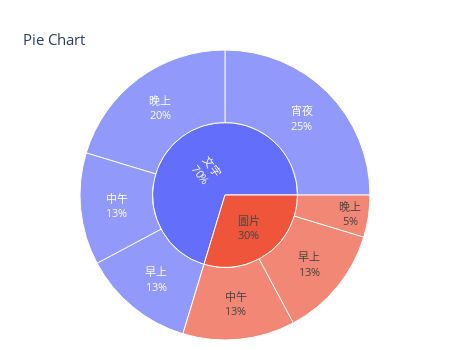

Notebook code for this chart:
### Code cell
df2=Demo.groupby(['訊息類型','時段']).agg({"時間":'count'}).reset_index()
df2=pd.merge(df2,df2.groupby(['時段'])['時間'].apply(np.sum).to_frame("total_count").reset_index())
df2['count'] = df2["時間"]/df2["total_count"]
#https://plotly.com/python/sunburst-charts/#basic-sunburst-plot-with-plotlyexpress



fig2 = px.sunburst(df2, path=['訊息類型','時段'], values='count').update_traces(hovertemplate = '%{label}<br>' + '次數: %{value}', textinfo = "label + percent entry",sort=True)
fig2.update_layout(title_text="<b> </b><br>Pie Chart", font_size=11,width=450,height=350,margin=dict(t=50,r=0, b=10,l=0))
fig2.show()
#Support System

### Figure 1 — Plotly figure (JSON) as saved in the notebook; plotly's stock layout.template omitted (floating-point values rounded to 4 significant figures)
{"data": [{"branchvalues": "total", "domain": {"x": [0, 1], "y": [0, 1]}, "hovertemplate": "%{label}<br>次數: %{value}", "ids": ["圖片/中午", "文字/中午", "文字/宵夜", "圖片/早上", "文字/早上", "圖片/晚上", "文字/晚上", "圖片", "文字"], "labels": ["中午", "中午", "宵夜", "早上", "早上", "晚上", "晚上", "圖片", "文字"], "name": "", "parents": ["圖片", "文字", "文字", "圖片", "文字", "圖片", "文字", "", ""], "sort": true, "textinfo": "label+percent entry", "type": "sunburst", "values": [0.5, 0.5, 1, 0.5, 0.5, 0.1875, 0.8125, 1.188, 2.812]}], "layout": {"font": {"size": 11}, "height": 350, "legend": {"tracegroupgap": 0}, "margin": {"b": 10, "l": 0, "r": 0, "t": 50}, "title": {"text": "<b> </b><br>Pie Chart"}, "width": 450}}
